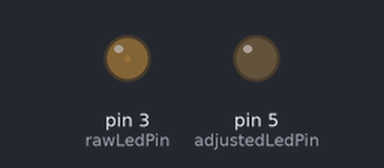
Recording of a sketch running on a simulated Arduino Uno, built with avr-gcc and run on an emulated ATmega328P. Parts: output pins drawn as LEDs (lit = HIGH).

Above: at 0.05 s.
At 1.25 s:
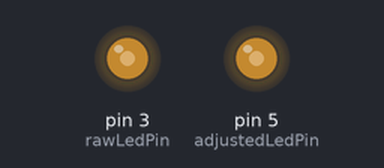
At 2.5 s:
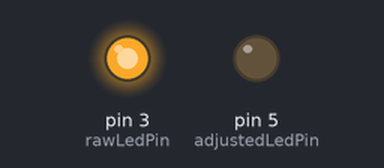
At 4.95 s:
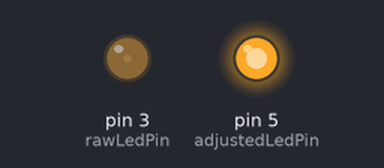
Timing chart, 0 to 6.6 s (numbered marks = the images above):
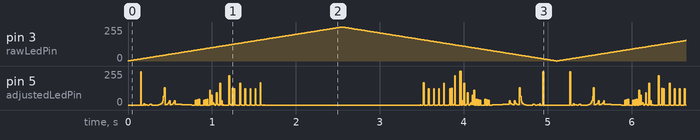

Measured:
- by itself, pin 5 (adjustedLedPin): moves between 0/255 and 255/255, repeating every 5.1 s

The sketch:

PROGMEM_ile_Geli_mi__LED_Kontrol__ve_Bellek_Optimizasyonu.ino
```cpp
#include <avr/pgmspace.h> // PROGMEM kullanimi icin gerekli kütüphane

// 256 öğelik parlaklık tablosu RAM yerine Flash belleğe (PROGMEM) kaydediliyor
const byte table[] PROGMEM = {
  0, 0, 0, 0, 0, 0, 0, 0, 0, 0, 0, 0, 0, 0, 0, 0,
  // ... (256 öğelik tablonun tamamı burada olmalıdır) ...
  250
};

const int rawLedPin = 3;      // Ham (doğrusal) değerle beslenen LED
const int adjustedLedPin = 5; // PROGMEM Tablosundan beslenen (yumuşatılmış) LED

int brightness = 0;
int increment = 1;

void setup() {
  // analogWrite ile sürülen PWM pinleri için pinMode tanımlamasına gerek yoktur.
}

void loop() {
  // Parlaklık yönünü belirle (Artacak mı, azalacak mı?)
  if (brightness > 254) increment = -1;
  else if (brightness < 1) increment = 1;

  brightness = brightness + increment;

  // 1. LED (Pin 3): Doğrusal (ham) artış
  analogWrite(rawLedPin, brightness);

  // 2. LED (Pin 5): Flash bellekten okunan "yumuşatılmış" pürüzsüz değer
  int adjustedBrightness = pgm_read_byte(&table[brightness]);
  analogWrite(adjustedLedPin, adjustedBrightness);

  delay(10); // Değişimi gözle görebilmek için çok kısa bir bekleme
}
```
